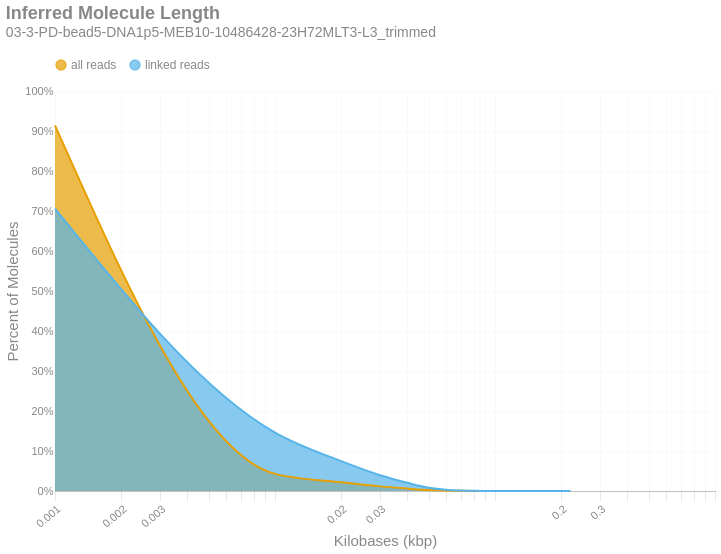

The cell this chart's notebook holds for it:
### Markdown cell above
### Inferred Molecule Length
This is the frequency distribution of molecule lengths inferred from the first and last alignment positions along a contig for all alignments associated with a single linked-read barcode on a given contig.There are two distributions: one with `all` the alignments (yellow) and another with only `linked reads` (blue). The percent of molecules in the `linked reads` distribution is relative to the total number of linked molecules.

### Code cell
if SKIPLR:
    print_html(f"Skipped")
else:
    binned_df = consolidated_hist(valids['length_inferred']/1000, mask, 10, True)
    binned_df['bin'] = binned_df['bin'].cat.rename_categories({'0': '1'})
    with SafeRender(binned_df):
        (
            density_plot(binned_df, 'Inferred Molecule Length', samplename, 'inferredlen')
            .transform_calculate(bin_kb='datum.bin / 1000')
            .encode(
                x=alt.X('bin_kb:Q', title="Kilobases (kbp)").scale(type='log').axis(labelAngle=-40),
                y=alt.Y('value:Q', title='Percent of Molecules')
                    .axis(format='%')
                    .stack(False),
                color=alt.Color("key:N").scale(domain = ["all reads", "linked reads"]),
                tooltip = [
                    alt.Tooltip("key:N", title = "Data Type"),
                    alt.Tooltip("range_label:N", title="Kilobases"),
                    alt.Tooltip("value:Q", format = ".2%", title="% Molecules")
                ]
            )
        ).display()

### Figure 1 — Vega-Lite specification as saved in the notebook (floating-point values rounded to 4 significant figures)
{"width": "container", "height": 400, "config": {"title": {"anchor": "start", "dy": -15, "fontSize": 18, "color": "#888888", "subtitleColor": "#888888", "subtitleFontSize": 14}, "arc": {"fill": "#0072B2"}, "axis": {"domainColor": "#888888", "domainWidth": 0.5, "gridWidth": 0.2, "grid": false, "titleFontWeight": 400, "titleFontSize": 15, "labelFontSize": 11, "labelColor": "#888888", "tickColor": "#888888", "tickWidth": 0.2, "titleColor": "#888888"}, "axisBand": {"grid": false}, "axisX": {"grid": true, "tickSize": 10, "domainCap": "round"}, "axisY": {"domain": false, "grid": true, "tickSize": 0, "domainCap": "round"}, "background": "transparent", "header": {"labelFontSize": 15, "labelColor": "#888888", "titleFontSize": 15, "titleFontWeight": 600, "titleColor": "#888888"}, "legend": {"labelFont": "sans-serif", "labelFontSize": 12, "labelColor": "#888888", "symbolSize": 100, "symbolType": "circle", "titleFontSize": 12, "titlePadding": 10, "titleColor": "#888888", "title": null, "orient": "top"}, "range": {"category": ["#E69F00", "#56B4E9", "#009E73", "#F0E442", "#0072B2", "#D55E00", "#CC79A7", "#000000"], "diverging": ["#cfe8f3", "#a2d4ec", "#73bfe2", "#46abdb", "#1696d2", "#12719e"]}, "area": {"fill": "#0072B2", "fillOpacity": 0.7, "line": true, "strokeOpacity": 0.7}, "line": {"color": "#0072B2", "stroke": "#0072B2", "strokeWidth": 2}, "trail": {"color": "#0072B2", "stroke": "#0072B2", "strokeWidth": 0, "size": 1}, "point": {"filled": true}, "text": {"color": "#888888", "fontSize": 11, "align": "right", "fontWeight": 400, "size": 11}, "bar": {"fill": "#0072B2", "stroke": null}, "view": {"stroke": null, "continuousWidth": 660, "continuousHeight": 400}}, "data": {"name": "data-6d96b3ae3817b932519a6a4524ef0b1b"}, "mark": {"type": "area", "interpolate": "monotone"}, "encoding": {"color": {"field": "key", "scale": {"domain": ["all reads", "linked reads"]}, "type": "nominal"}, "tooltip": [{"field": "key", "title": "Data Type", "type": "nominal"}, {"field": "range_label", "title": "Kilobases", "type": "nominal"}, {"field": "value", "format": ".2%", "title": "% Molecules", "type": "quantitative"}], "x": {"axis": {"labelAngle": -40}, "field": "bin_kb", "scale": {"type": "log"}, "title": "Kilobases (kbp)", "type": "quantitative"}, "y": {"axis": {"format": "%"}, "field": "value", "stack": false, "title": "Percent of Molecules", "type": "quantitative"}}, "params": [{"name": "param_c36ac31b6afebe62", "select": {"type": "point", "fields": ["key"]}, "bind": "legend"}], "title": {"text": "Inferred Molecule Length", "subtitle": "03-3-PD-bead5-DNA1p5-MEB10-10486428-23H72MLT3-L3_trimmed"}, "transform": [{"fold": ["all reads", "linked reads"]}, {"filter": {"param": "param_c36ac31b6afebe62"}}, {"calculate": "datum.bin / 1000", "as": "bin_kb"}], "usermeta": {"embedOptions": {"downloadFileName": "03-3-PD-bead5-DNA1p5-MEB10-10486428-23H72MLT3-L3_trimmed.inferredlen"}}, "$schema": "https://vega.github.io/schema/vega-lite/v6.4.1.json", "datasets": {"data-6d96b3ae3817b932519a6a4524ef0b1b": [{"bin": "1", "interval": "0-10", "all reads": 0.914, "linked reads": 0.7059, "range_label": "0-9"}, {"bin": "10", "interval": "10-20", "all reads": 0.0428, "linked reads": 0.1461, "range_label": "10-19"}, {"bin": "20", "interval": "20-30", "all reads": 0.02176, "linked reads": 0.07454, "range_label": "20-29"}, {"bin": "30", "interval": "30-40", "all reads": 0.01157, "linked reads": 0.03957, "range_label": "30-39"}, {"bin": "40", "interval": "40-50", "all reads": 0.006039, "linked reads": 0.02052, "range_label": "40-49"}, {"bin": "50", "interval": "50-60", "all reads": 0.002395, "linked reads": 0.008257, "range_label": "50-59"}, {"bin": "60", "interval": "60-70", "all reads": 0.0009037, "linked reads": 0.003115, "range_label": "60-69"}, {"bin": "70", "interval": "70-80", "all reads": 0.0003533, "linked reads": 0.001213, "range_label": "70-79"}, {"bin": "80", "interval": "80-90", "all reads": 0.0001272, "linked reads": 0.0004326, "range_label": "80-89"}, {"bin": "90", "interval": "90-100", "all reads": 4.968e-05, "linked reads": 0.0001694, "range_label": "90-99"}, {"bin": "100", "interval": "100-110", "all reads": 2.196e-05, "linked reads": 7.457e-05, "range_label": "100-109"}, {"bin": "110", "interval": "110-120", "all reads": 8.41e-06, "linked reads": 2.81e-05, "range_label": "110-119"}, {"bin": "120", "interval": "120-130", "all reads": 3.582e-06, "linked reads": 1.189e-05, "range_label": "120-129"}, {"bin": "130", "interval": "130-140", "all reads": 2.025e-06, "linked reads": 6.484e-06, "range_label": "130-139"}, {"bin": "140", "interval": "140-150", "all reads": 1.324e-06, "linked reads": 4.323e-06, "range_label": "140-149"}, {"bin": "150", "interval": "150-160", "all reads": 8.566e-07, "linked reads": 2.972e-06, "range_label": "150-159"}, {"bin": "160", "interval": "160-170", "all reads": 5.451e-07, "linked reads": 1.351e-06, "range_label": "160-169"}, {"bin": "170", "interval": "170-180", "all reads": 7.787e-07, "linked reads": 2.702e-06, "range_label": "170-179"}, {"bin": "180", "interval": "180-190", "all reads": 3.894e-07, "linked reads": 1.351e-06, "range_label": "180-189"}, {"bin": "190", "interval": "190-200", "all reads": 3.894e-07, "linked reads": 1.351e-06, "range_label": "190-199"}, {"bin": "200", "interval": "200-210", "all reads": 2.336e-07, "linked reads": 8.106e-07, "range_label": "200-209"}, {"bin": "210", "interval": "210-220", "all reads": 0.0, "linked reads": 0.0, "range_label": "210-219"}, {"bin": "220", "interval": "220-230", "all reads": 0.0, "linked reads": 0.0, "range_label": "220-229"}]}}
